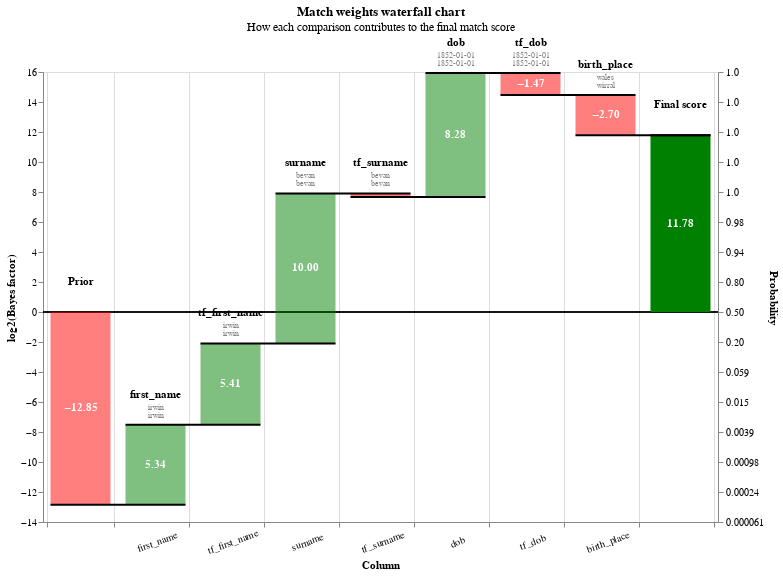

The notebook cell saved with this chart:
### Code cell
records = linker.prediction_errors_from_labels_column(
    "cluster",
    threshold=0.999,
    include_false_negatives=False,
    include_false_positives=True,
).as_record_dict()
linker.waterfall_chart(records)

### Figure 1 — Vega-Lite specification as saved in the notebook (floating-point values rounded to 4 significant figures; data arrays with more than 128 entries replaced by an {"elided": "..."} marker saying what was removed)
{"$schema": "https://vega.github.io/schema/vega-lite/v5.9.3.json", "config": {"view": {"continuousHeight": 300, "continuousWidth": 400}}, "data": {"name": "data-fa1fe8559418c2e94ff31c2c23bc393d"}, "datasets": {"data-fa1fe8559418c2e94ff31c2c23bc393d": {"elided": "585 records"}}, "height": 450, "layer": [{"layer": [{"encoding": {"color": {"value": "black"}, "size": {"value": 0.5}, "y": {"field": "zero", "type": "quantitative"}}, "mark": "rule"}, {"encoding": {"color": {"condition": {"test": "(datum.log2_bayes_factor < 0)", "value": "red"}, "value": "green"}, "opacity": {"condition": {"test": "datum.column_name == 'Prior match weight' || datum.column_name == 'Final score'", "value": 1}, "value": 0.5}, "tooltip": [{"field": "column_name", "title": "Comparison column", "type": "nominal"}, {"field": "value_l", "title": "Value (L)", "type": "nominal"}, {"field": "value_r", "title": "Value (R)", "type": "nominal"}, {"field": "label_for_charts", "title": "Label", "type": "ordinal"}, {"field": "sql_condition", "title": "SQL condition", "type": "nominal"}, {"field": "comparison_vector_value", "title": "Comparison vector value", "type": "nominal"}, {"field": "bayes_factor", "format": ",.4f", "title": "Bayes factor = m/u", "type": "quantitative"}, {"field": "log2_bayes_factor", "format": ",.4f", "title": "Match weight = log2(m/u)", "type": "quantitative"}, {"field": "prob", "format": ".4f", "title": "Adjusted match score", "type": "quantitative"}, {"field": "bayes_factor_description", "title": "Match weight description", "type": "nominal"}], "x": {"axis": {"grid": true, "labelAlign": "center", "labelAngle": -20, "labelExpr": "datum.value == 'Prior' || datum.value == 'Final score' ? '' : datum.value", "labelPadding": 10, "tickBand": "extent", "title": "Column"}, "field": "column_name", "sort": {"field": "bar_sort_order", "order": "ascending"}, "type": "nominal"}, "y": {"axis": {"grid": false, "orient": "left", "title": "log2(Bayes factor)"}, "field": "previous_sum", "type": "quantitative"}, "y2": {"field": "sum"}}, "mark": {"type": "bar", "width": 60}}, {"encoding": {"color": {"value": "white"}, "text": {"condition": {"field": "log2_bayes_factor", "format": ".2f", "test": "abs(datum.log2_bayes_factor) > 1", "type": "nominal"}, "value": ""}, "x": {"axis": {"labelAngle": -20, "title": "Column"}, "field": "column_name", "sort": {"field": "bar_sort_order", "order": "ascending"}, "type": "nominal"}, "y": {"axis": {"orient": "left"}, "field": "center", "type": "quantitative"}}, "mark": {"fontWeight": "bold", "type": "text"}}, {"encoding": {"color": {"value": "black"}, "text": {"field": "column_name", "type": "nominal"}, "x": {"axis": {"labelAngle": -20, "title": "Column"}, "field": "column_name", "sort": {"field": "bar_sort_order", "order": "ascending"}, "type": "nominal"}, "y": {"field": "sum_top", "type": "quantitative"}}, "mark": {"baseline": "bottom", "dy": -25, "fontWeight": "bold", "type": "text"}}, {"encoding": {"color": {"value": "grey"}, "text": {"field": "value_l", "type": "nominal"}, "x": {"axis": {"labelAngle": -20, "title": "Column"}, "field": "column_name", "sort": {"field": "bar_sort_order", "order": "ascending"}, "type": "nominal"}, "y": {"field": "sum_top", "type": "quantitative"}}, "mark": {"baseline": "bottom", "dy": -13, "fontSize": 8, "type": "text"}}, {"encoding": {"color": {"value": "grey"}, "text": {"field": "value_r", "type": "nominal"}, "x": {"axis": {"labelAngle": -20, "title": "Column"}, "field": "column_name", "sort": {"field": "bar_sort_order", "order": "ascending"}, "type": "nominal"}, "y": {"field": "sum_top", "type": "quantitative"}}, "mark": {"baseline": "bottom", "dy": -5, "fontSize": 8, "type": "text"}}]}, {"encoding": {"x": {"axis": {"labelAngle": -20, "title": "Column"}, "field": "column_name", "sort": {"field": "bar_sort_order", "order": "ascending"}, "type": "nominal"}, "x2": {"field": "lead"}, "y": {"axis": {"labelExpr": "format(1 / (1 + pow(2, -1*datum.value)), '.2r')", "orient": "right", "title": "Probability"}, "field": "sum", "scale": {"zero": false}, "type": "quantitative"}}, "mark": {"color": "black", "strokeWidth": 2, "type": "rule", "x2Offset": 30, "xOffset": -30}}], "params": [{"bind": {"input": "range", "max": 44, "min": 0, "step": 1}, "name": "record_number", "value": 0}], "resolve": {"axis": {"y": "independent"}}, "title": {"subtitle": "How each comparison contributes to the final match score", "text": "Match weights waterfall chart"}, "transform": [{"filter": "(datum.record_number == record_number)"}, {"filter": "(datum.bayes_factor !== 1.0)"}, {"frame": [null, 0], "window": [{"as": "sum", "field": "log2_bayes_factor", "op": "sum"}, {"as": "lead", "field": "column_name", "op": "lead"}]}, {"as": "sum", "calculate": "datum.column_name === \"Final score\" ? datum.sum - datum.log2_bayes_factor : datum.sum"}, {"as": "lead", "calculate": "datum.lead === null ? datum.column_name : datum.lead"}, {"as": "previous_sum", "calculate": "datum.column_name === \"Final score\" || datum.column_name === \"Prior match weight\" ? 0 : datum.sum - datum.log2_bayes_factor"}, {"as": "top_label", "calculate": "datum.sum > datum.previous_sum ? datum.column_name : \"\""}, {"as": "bottom_label", "calculate": "datum.sum < datum.previous_sum ? datum.column_name : \"\""}, {"as": "sum_top", "calculate": "datum.sum > datum.previous_sum ? datum.sum : datum.previous_sum"}, {"as": "sum_bottom", "calculate": "datum.sum < datum.previous_sum ? datum.sum : datum.previous_sum"}, {"as": "center", "calculate": "(datum.sum + datum.previous_sum) / 2"}, {"as": "text_log2_bayes_factor", "calculate": "(datum.log2_bayes_factor > 0 ? \"+\" : \"\") + datum.log2_bayes_factor"}, {"as": "dy", "calculate": "datum.sum < datum.previous_sum ? 4 : -4"}, {"as": "baseline", "calculate": "datum.sum < datum.previous_sum ? \"top\" : \"bottom\""}, {"as": "prob", "calculate": "1. / (1 + pow(2, -1.*datum.sum))"}, {"as": "zero", "calculate": "0*datum.sum"}], "width": {"step": 75}}
